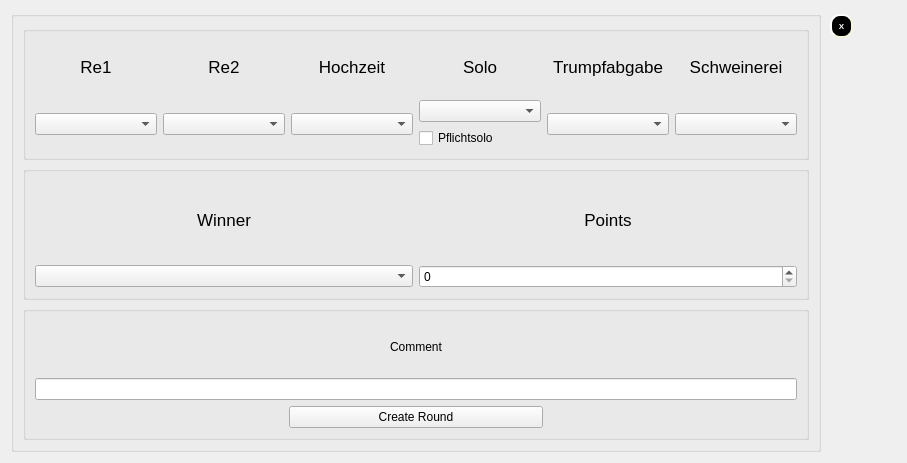
<?xml version="1.0" encoding="UTF-8"?>
<ui version="4.0">
 <class>NewDokoRoundWidget</class>
 <widget class="QWidget" name="NewDokoRoundWidget">
  <property name="geometry">
   <rect>
    <x>0</x>
    <y>0</y>
    <width>907</width>
    <height>463</height>
   </rect>
  </property>
  <property name="windowTitle">
   <string>Form</string>
  </property>
  <property name="styleSheet">
   <string notr="true"/>
  </property>
  <layout class="QHBoxLayout" name="horizontalLayout_5">
   <item>
    <widget class="QGroupBox" name="groupBox_3">
     <property name="sizePolicy">
      <sizepolicy hsizetype="Expanding" vsizetype="Expanding">
       <horstretch>0</horstretch>
       <verstretch>0</verstretch>
      </sizepolicy>
     </property>
     <property name="title">
      <string/>
     </property>
     <layout class="QVBoxLayout" name="verticalLayout_2">
      <item>
       <widget class="QGroupBox" name="groupBox">
        <property name="title">
         <string/>
        </property>
        <property name="flat">
         <bool>true</bool>
        </property>
        <property name="checkable">
         <bool>false</bool>
        </property>
        <layout class="QGridLayout" name="gridLayout">
         <item row="2" column="0">
          <widget class="QComboBox" name="comboBoxRe1"/>
         </item>
         <item row="2" column="1">
          <widget class="QComboBox" name="comboBoxRe2"/>
         </item>
         <item row="0" column="0">
          <widget class="QLabel" name="labelRe1">
           <property name="text">
            <string>&lt;!DOCTYPE HTML PUBLIC &quot;-//W3C//DTD HTML 4.0//EN&quot; &quot;http://www.w3.org/TR/REC-html40/strict.dtd&quot;&gt;
&lt;html&gt;&lt;head&gt;&lt;meta name=&quot;qrichtext&quot; content=&quot;1&quot; /&gt;&lt;style type=&quot;text/css&quot;&gt;
p, li { white-space: pre-wrap; }
&lt;/style&gt;&lt;/head&gt;&lt;body style=&quot; font-family:'Lucida Grande'; font-size:13pt; font-weight:400; font-style:normal;&quot;&gt;
&lt;p align=&quot;center&quot; style=&quot; margin-top:0px; margin-bottom:0px; margin-left:0px; margin-right:0px; -qt-block-indent:0; text-indent:0px;&quot;&gt;Re1&lt;/p&gt;&lt;/body&gt;&lt;/html&gt;</string>
           </property>
          </widget>
         </item>
         <item row="0" column="1">
          <widget class="QLabel" name="labelRe2">
           <property name="text">
            <string>&lt;!DOCTYPE HTML PUBLIC &quot;-//W3C//DTD HTML 4.0//EN&quot; &quot;http://www.w3.org/TR/REC-html40/strict.dtd&quot;&gt;
&lt;html&gt;&lt;head&gt;&lt;meta name=&quot;qrichtext&quot; content=&quot;1&quot; /&gt;&lt;style type=&quot;text/css&quot;&gt;
p, li { white-space: pre-wrap; }
&lt;/style&gt;&lt;/head&gt;&lt;body style=&quot; font-family:'Lucida Grande'; font-size:13pt; font-weight:400; font-style:normal;&quot;&gt;
&lt;p align=&quot;center&quot; style=&quot; margin-top:0px; margin-bottom:0px; margin-left:0px; margin-right:0px; -qt-block-indent:0; text-indent:0px;&quot;&gt;Re2&lt;/p&gt;&lt;/body&gt;&lt;/html&gt;</string>
           </property>
          </widget>
         </item>
         <item row="0" column="2">
          <widget class="QLabel" name="labelHochzeit">
           <property name="text">
            <string>&lt;!DOCTYPE HTML PUBLIC &quot;-//W3C//DTD HTML 4.0//EN&quot; &quot;http://www.w3.org/TR/REC-html40/strict.dtd&quot;&gt;
&lt;html&gt;&lt;head&gt;&lt;meta name=&quot;qrichtext&quot; content=&quot;1&quot; /&gt;&lt;style type=&quot;text/css&quot;&gt;
p, li { white-space: pre-wrap; }
&lt;/style&gt;&lt;/head&gt;&lt;body style=&quot; font-family:'Lucida Grande'; font-size:13pt; font-weight:400; font-style:normal;&quot;&gt;
&lt;p align=&quot;center&quot; style=&quot; margin-top:0px; margin-bottom:0px; margin-left:0px; margin-right:0px; -qt-block-indent:0; text-indent:0px;&quot;&gt;Hochzeit&lt;/p&gt;&lt;/body&gt;&lt;/html&gt;</string>
           </property>
          </widget>
         </item>
         <item row="2" column="2">
          <widget class="QComboBox" name="comboBoxHochzeit"/>
         </item>
         <item row="0" column="3">
          <widget class="QLabel" name="labelSolo">
           <property name="text">
            <string>&lt;!DOCTYPE HTML PUBLIC &quot;-//W3C//DTD HTML 4.0//EN&quot; &quot;http://www.w3.org/TR/REC-html40/strict.dtd&quot;&gt;
&lt;html&gt;&lt;head&gt;&lt;meta name=&quot;qrichtext&quot; content=&quot;1&quot; /&gt;&lt;style type=&quot;text/css&quot;&gt;
p, li { white-space: pre-wrap; }
&lt;/style&gt;&lt;/head&gt;&lt;body style=&quot; font-family:'Lucida Grande'; font-size:13pt; font-weight:400; font-style:normal;&quot;&gt;
&lt;p align=&quot;center&quot; style=&quot; margin-top:0px; margin-bottom:0px; margin-left:0px; margin-right:0px; -qt-block-indent:0; text-indent:0px;&quot;&gt;Solo&lt;/p&gt;&lt;/body&gt;&lt;/html&gt;</string>
           </property>
          </widget>
         </item>
         <item row="0" column="4">
          <widget class="QLabel" name="labelTrumpfabgabe">
           <property name="text">
            <string>&lt;!DOCTYPE HTML PUBLIC &quot;-//W3C//DTD HTML 4.0//EN&quot; &quot;http://www.w3.org/TR/REC-html40/strict.dtd&quot;&gt;
&lt;html&gt;&lt;head&gt;&lt;meta name=&quot;qrichtext&quot; content=&quot;1&quot; /&gt;&lt;style type=&quot;text/css&quot;&gt;
p, li { white-space: pre-wrap; }
&lt;/style&gt;&lt;/head&gt;&lt;body style=&quot; font-family:'Lucida Grande'; font-size:13pt; font-weight:400; font-style:normal;&quot;&gt;
&lt;p align=&quot;center&quot; style=&quot; margin-top:0px; margin-bottom:0px; margin-left:0px; margin-right:0px; -qt-block-indent:0; text-indent:0px;&quot;&gt;Trumpfabgabe&lt;/p&gt;&lt;/body&gt;&lt;/html&gt;</string>
           </property>
          </widget>
         </item>
         <item row="0" column="5">
          <widget class="QLabel" name="labelSchweinerei">
           <property name="text">
            <string>&lt;!DOCTYPE HTML PUBLIC &quot;-//W3C//DTD HTML 4.0//EN&quot; &quot;http://www.w3.org/TR/REC-html40/strict.dtd&quot;&gt;
&lt;html&gt;&lt;head&gt;&lt;meta name=&quot;qrichtext&quot; content=&quot;1&quot; /&gt;&lt;style type=&quot;text/css&quot;&gt;
p, li { white-space: pre-wrap; }
&lt;/style&gt;&lt;/head&gt;&lt;body style=&quot; font-family:'Lucida Grande'; font-size:13pt; font-weight:400; font-style:normal;&quot;&gt;
&lt;p align=&quot;center&quot; style=&quot; margin-top:0px; margin-bottom:0px; margin-left:0px; margin-right:0px; -qt-block-indent:0; text-indent:0px;&quot;&gt;Schweinerei&lt;/p&gt;&lt;/body&gt;&lt;/html&gt;</string>
           </property>
          </widget>
         </item>
         <item row="2" column="4">
          <widget class="QComboBox" name="comboBoxTrumpfabgabe"/>
         </item>
         <item row="2" column="5">
          <widget class="QComboBox" name="comboBoxSchweinerei"/>
         </item>
         <item row="2" column="3">
          <layout class="QVBoxLayout" name="verticalLayout_3">
           <item>
            <widget class="QComboBox" name="comboBoxSolo"/>
           </item>
           <item>
            <widget class="QCheckBox" name="checkBoxPflichtsolo">
             <property name="text">
              <string>Pflichtsolo</string>
             </property>
            </widget>
           </item>
          </layout>
         </item>
        </layout>
       </widget>
      </item>
      <item>
       <widget class="QGroupBox" name="groupBox_2">
        <property name="title">
         <string/>
        </property>
        <property name="flat">
         <bool>true</bool>
        </property>
        <layout class="QGridLayout" name="gridLayout_2">
         <item row="1" column="0">
          <widget class="QComboBox" name="comboBoxWinner"/>
         </item>
         <item row="1" column="2">
          <widget class="QSpinBox" name="spinBoxPoints"/>
         </item>
         <item row="0" column="0">
          <widget class="QLabel" name="label_7">
           <property name="text">
            <string>&lt;!DOCTYPE HTML PUBLIC &quot;-//W3C//DTD HTML 4.0//EN&quot; &quot;http://www.w3.org/TR/REC-html40/strict.dtd&quot;&gt;
&lt;html&gt;&lt;head&gt;&lt;meta name=&quot;qrichtext&quot; content=&quot;1&quot; /&gt;&lt;style type=&quot;text/css&quot;&gt;
p, li { white-space: pre-wrap; }
&lt;/style&gt;&lt;/head&gt;&lt;body style=&quot; font-family:'Lucida Grande'; font-size:13pt; font-weight:400; font-style:normal;&quot;&gt;
&lt;p align=&quot;center&quot; style=&quot; margin-top:0px; margin-bottom:0px; margin-left:0px; margin-right:0px; -qt-block-indent:0; text-indent:0px;&quot;&gt;Winner&lt;/p&gt;&lt;/body&gt;&lt;/html&gt;</string>
           </property>
          </widget>
         </item>
         <item row="0" column="2">
          <widget class="QLabel" name="label_8">
           <property name="text">
            <string>&lt;!DOCTYPE HTML PUBLIC &quot;-//W3C//DTD HTML 4.0//EN&quot; &quot;http://www.w3.org/TR/REC-html40/strict.dtd&quot;&gt;
&lt;html&gt;&lt;head&gt;&lt;meta name=&quot;qrichtext&quot; content=&quot;1&quot; /&gt;&lt;style type=&quot;text/css&quot;&gt;
p, li { white-space: pre-wrap; }
&lt;/style&gt;&lt;/head&gt;&lt;body style=&quot; font-family:'Lucida Grande'; font-size:13pt; font-weight:400; font-style:normal;&quot;&gt;
&lt;p align=&quot;center&quot; style=&quot; margin-top:0px; margin-bottom:0px; margin-left:0px; margin-right:0px; -qt-block-indent:0; text-indent:0px;&quot;&gt;Points&lt;/p&gt;&lt;/body&gt;&lt;/html&gt;</string>
           </property>
          </widget>
         </item>
        </layout>
       </widget>
      </item>
      <item>
       <widget class="QGroupBox" name="groupBox_4">
        <property name="title">
         <string/>
        </property>
        <layout class="QVBoxLayout" name="verticalLayout_4">
         <item>
          <layout class="QHBoxLayout" name="horizontalLayout_3">
           <item>
            <spacer name="horizontalSpacer_4">
             <property name="orientation">
              <enum>Qt::Horizontal</enum>
             </property>
             <property name="sizeHint" stdset="0">
              <size>
               <width>40</width>
               <height>20</height>
              </size>
             </property>
            </spacer>
           </item>
           <item>
            <widget class="QLabel" name="label">
             <property name="text">
              <string>Comment</string>
             </property>
            </widget>
           </item>
           <item>
            <spacer name="horizontalSpacer_3">
             <property name="orientation">
              <enum>Qt::Horizontal</enum>
             </property>
             <property name="sizeHint" stdset="0">
              <size>
               <width>40</width>
               <height>20</height>
              </size>
             </property>
            </spacer>
           </item>
          </layout>
         </item>
         <item>
          <widget class="QLineEdit" name="lineEditComment"/>
         </item>
         <item>
          <layout class="QHBoxLayout" name="horizontalLayout_2">
           <item>
            <layout class="QHBoxLayout" name="horizontalLayout">
             <item>
              <spacer name="horizontalSpacer">
               <property name="orientation">
                <enum>Qt::Horizontal</enum>
               </property>
               <property name="sizeHint" stdset="0">
                <size>
                 <width>40</width>
                 <height>20</height>
                </size>
               </property>
              </spacer>
             </item>
             <item>
              <widget class="QPushButton" name="pushButtonCreateRound">
               <property name="sizePolicy">
                <sizepolicy hsizetype="Expanding" vsizetype="Fixed">
                 <horstretch>0</horstretch>
                 <verstretch>0</verstretch>
                </sizepolicy>
               </property>
               <property name="text">
                <string>Create Round</string>
               </property>
              </widget>
             </item>
             <item>
              <spacer name="horizontalSpacer_2">
               <property name="orientation">
                <enum>Qt::Horizontal</enum>
               </property>
               <property name="sizeHint" stdset="0">
                <size>
                 <width>40</width>
                 <height>20</height>
                </size>
               </property>
              </spacer>
             </item>
            </layout>
           </item>
          </layout>
         </item>
        </layout>
       </widget>
      </item>
     </layout>
    </widget>
   </item>
   <item>
    <layout class="QVBoxLayout" name="verticalLayout">
     <item>
      <layout class="QHBoxLayout" name="horizontalLayout_4">
       <property name="sizeConstraint">
        <enum>QLayout::SetMinimumSize</enum>
       </property>
       <item>
        <widget class="QPushButton" name="pushButtonClose">
         <property name="sizePolicy">
          <sizepolicy hsizetype="Minimum" vsizetype="Minimum">
           <horstretch>0</horstretch>
           <verstretch>0</verstretch>
          </sizepolicy>
         </property>
         <property name="maximumSize">
          <size>
           <width>30</width>
           <height>30</height>
          </size>
         </property>
         <property name="styleSheet">
          <string notr="true">	 background-color: black;
	 color: white;
	 border-radius: 10px;
     border-style: outset;
     border-width: 2px;
     border-color: beige;
     font: bold 8px;
     padding: 6px;
     margin: 3px;</string>
         </property>
         <property name="text">
          <string>X</string>
         </property>
        </widget>
       </item>
       <item>
        <spacer name="horizontalSpacer_5">
         <property name="orientation">
          <enum>Qt::Horizontal</enum>
         </property>
         <property name="sizeType">
          <enum>QSizePolicy::Minimum</enum>
         </property>
         <property name="sizeHint" stdset="0">
          <size>
           <width>40</width>
           <height>20</height>
          </size>
         </property>
        </spacer>
       </item>
      </layout>
     </item>
     <item>
      <spacer name="verticalSpacer">
       <property name="orientation">
        <enum>Qt::Vertical</enum>
       </property>
       <property name="sizeHint" stdset="0">
        <size>
         <width>20</width>
         <height>40</height>
        </size>
       </property>
      </spacer>
     </item>
    </layout>
   </item>
  </layout>
 </widget>
 <resources/>
 <connections/>
</ui>
